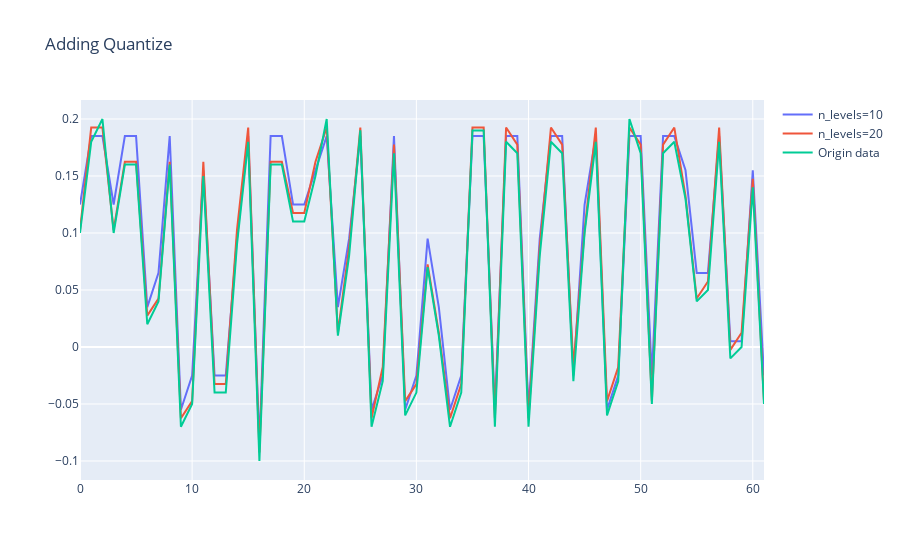

The cell this chart's notebook holds for it:
### Markdown cell above
Quantize time series to a level set.

Values in a time series are rounded to the nearest level in the level set.

### Code cell
Y_aug, X_aug = tsaug.Quantize(n_levels=10).augment(Y, X)
Y_aug2, X_aug2 = tsaug.Quantize(n_levels=20).augment(Y, X)
draw_plot_px2('Adding Quantize', X_aug, Y_aug, 'n_levels=10', X_aug2, Y_aug2, 'n_levels=20')
